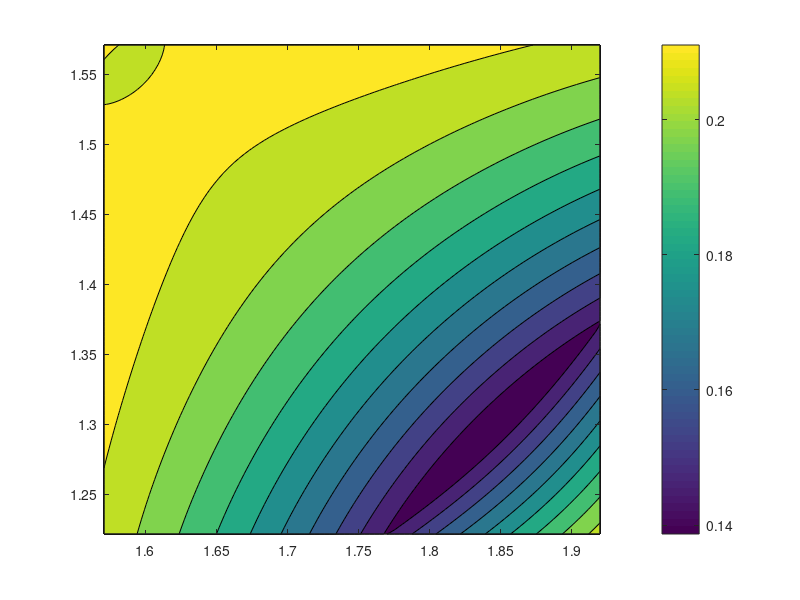
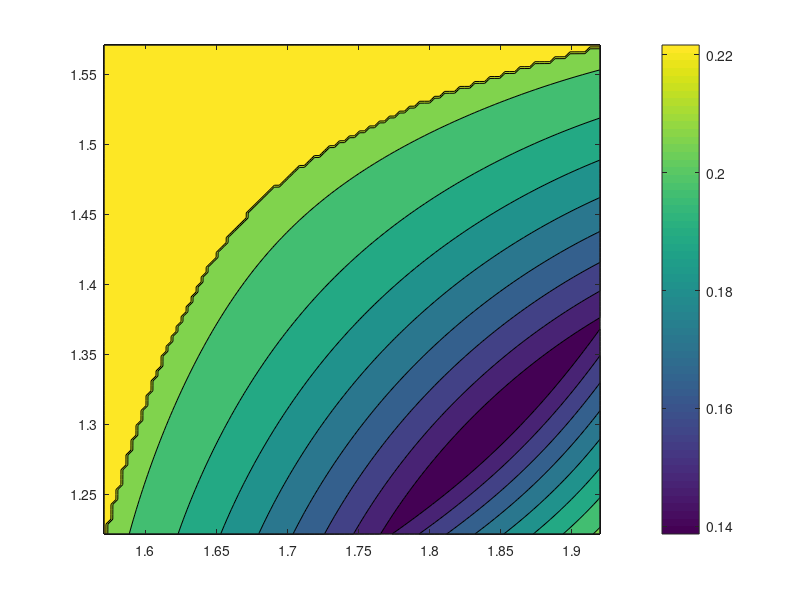

MATLAB code for these plots, in order:
d = 0.09;
l = 0.25;
m = 2.9;
me = 0.36;
pv = 0.02;
Jv = 6.4e-06;
J = 5.22e-02;
theta1s = linspace(deg2rad(90),deg2rad(110),100);
theta2s = linspace(deg2rad(70),deg2rad(90),100);
theta1_p = 0.02;
theta1_pp = 0;
theta2_p = 0;
theta2_pp = 0;
Mfin = zeros(100);
Mnorm = zeros(100);
Determinante = zeros(100);
Ms = zeros(2);
fv = 1;
hv = 1;
Knorm = zeros(100);
Maxnorm =  1.4604e+04;
Minnorm =  9.5631e+03;
alpha = (Maxnorm-Minnorm)/(Maxnorm+Minnorm);
Mcap = 2/(Maxnorm+Minnorm)*eye(2);

for i = 1:100
     hv = 1;
    for j = 1:100
        
    theta1 = theta1s(i);
    theta2 = theta2s(j);


     
Theta_pp = 0;

theta1_pp = 0;
theta2_pp = 0;

   
A1 = cos(theta1)*theta1_p^2 + sin(theta1)*theta1_pp;
A2 = cos(theta2)*theta2_p^2 + sin(theta2)*theta2_pp;
B1 = -sin(theta1)*theta1_p^2 + cos(theta1)*theta1_pp;
B2 = -sin(theta2)*theta2_p^2 + cos(theta2)*theta2_pp;


theta3 = 2*atan((sin(theta2) - sin(theta1) + ((cos(theta2) - cos(theta1) + 18/25)^2 - ((cos(theta2) - cos(theta1) + 18/25)^2/2 +...
    (sin(theta1) - sin(theta2))^2/2)^2 + (sin(theta1) - sin(theta2))^2)^(1/2))/(cos(theta2) - cos(theta1) +...
    (cos(theta2) - cos(theta1) + 18/25)^2/2 + (sin(theta1) - sin(theta2))^2/2 + 18/25));

theta4 = -2*atan((sin(theta2) - sin(theta1) + ((cos(theta2) - cos(theta1) + 18/25)^2 - ((cos(theta2) - cos(theta1) + 18/25)^2/2 + (sin(theta1) -...
    sin(theta2))^2/2)^2 + (sin(theta1) - sin(theta2))^2)^(1/2))/(cos(theta1) - cos(theta2) + (cos(theta2) - cos(theta1) + 18/25)^2/2 +...
    (sin(theta1) -sin(theta2))^2/2 - 18/25));

N13 = cos(theta4)/sin(theta4)*sin(theta1)-cos(theta1);
N23 = cos(theta2)-cos(theta4)/sin(theta4)*sin(theta2);
D13 = cos(theta3)-cos(theta4)/sin(theta4)*sin(theta3);

theta3_p = (theta1_p*(N13)+theta2_p*(N23))/D13;

N21 = sin(theta1)*(cos(theta3)/sin(theta3) - cos(theta4)/sin(theta4)) +...
    cos(theta4)/sin(theta4)*sin(theta1) - cos(theta1);
N22 = -sin(theta2)*(cos(theta3)/sin(theta3) - cos(theta4)/sin(theta4)) -...
    cos(theta4)/sin(theta4)*sin(theta2) + cos(theta2);
D2 = sin(theta4)*(cos(theta3)/sin(theta3) - cos(theta4)/sin(theta4));

theta4_p = theta1_p*(N21/D2)+ theta2_p*(N22/D2);

J34 = [N13/D13, N23/D13; N21/D2, N22/D2];

theta3_pp = (-B1 +B2 + sin(theta3)*theta3_p^2 - sin(theta4)*theta4_p^2 + cos(theta4)/sin(theta4)*(A1 - A2 + cos(theta3)*theta3_p^2 - cos(theta4)*theta4_p^2))/...
    (cos(theta3) - cos(theta4)/sin(theta4)*sin(theta3));

theta4_pp = (A1 - A2 + cos(theta3)*theta3_p^2 - cos(theta4)*theta4_p^2 + sin(theta3)*theta3_pp)/sin(theta4);

N11 = cos(theta4)/sin(theta4)*sin(theta1)-cos(theta1);
N12 = cos(theta2)-cos(theta4)/sin(theta4)*sin(theta2);
D1 = cos(theta3)-cos(theta4)/sin(theta4)*sin(theta3);

N21 = sin(theta1)*(cos(theta3)/sin(theta3) - cos(theta4)/sin(theta4)) +...
    cos(theta4)/sin(theta4)*sin(theta1) - cos(theta1);
N22 = -sin(theta2)*(cos(theta3)/sin(theta3) - cos(theta4)/sin(theta4)) -...
    cos(theta4)/sin(theta4)*sin(theta2) + cos(theta2);
D2 = sin(theta4)*(cos(theta3)/sin(theta3) - cos(theta4)/sin(theta4));

N11p =  (-1)/(sin(theta4)^2)*theta4_p*sin(theta1) + cos(theta4)/sin(theta4)*cos(theta1)*theta1_p + sin(theta1)*theta1_p;

N12p = -(-1)/(sin(theta4)^2)*theta4_p*sin(theta2) - cos(theta4)/sin(theta4)*cos(theta2)*theta2_p - sin(theta2)*theta2_p;

D1p = -sin(theta3)*theta3_p -(-1)/(sin(theta4)^2)*theta4_p*sin(theta3) - cos(theta4)/sin(theta4)*cos(theta3)*theta3_p;

N21p = cos(theta1)*theta1_p*(cos(theta3)/sin(theta3) - cos(theta4)/sin(theta4)) + sin(theta1)*((-1)/(sin(theta3)^2)*theta3_p + 1/(sin(theta4)^2)*theta4_p) + ...
    (-1)/(sin(theta4)^2)*theta4_p*sin(theta1) + cos(theta4)/sin(theta4)*cos(theta1)*theta1_p + sin(theta1)*theta1_p;

N22p = -cos(theta2)*theta2_p*(cos(theta3)/sin(theta3) - cos(theta4)/sin(theta4)) - sin(theta2)*((-1)/(sin(theta3)^2)*theta3_p + 1/(sin(theta4)^2)*theta4_p) - ...
    (-1)/(sin(theta4)^2)*theta4_p*sin(theta2) - cos(theta4)/sin(theta4)*cos(theta2)*theta2_p - sin(theta2)*theta2_p;

D2p = cos(theta4)*theta4_p*(cos(theta3)/sin(theta3) - cos(theta4)/sin(theta4)) + sin(theta4)*((-1)/(sin(theta3)^2)*theta3_p + 1/(sin(theta4)^2)*theta4_p);

J34p = [(N11p*D1 - N11*D1p)/(D1^2), (N12p*D1 - N12*D1p)/(D1^2);(N21p*D2 - N21*D2p)/(D2^2), (N22p*D2 - N22*D2p)/(D2^2)];

J1 = [-0.5*l*sin(theta1), 0;
        0.5*l*cos(theta1), 0]; 
J1p = [-0.5*l*cos(theta1)*theta1_p, 0;
       -0.5*l*sin(theta1)*theta1_p, 0];

J2 = [0, -0.5*l*sin(theta2);
       0,  0.5*l*cos(theta2)]; 
J2p = [0, -0.5*l*cos(theta2)*theta2_p;
       0, -0.5*l*sin(theta2)*theta2_p];

J3 = [ -l*(sin(theta1)+0.5*sin(theta3)*J34(1,1)), -l*(0.5*sin(theta3)*J34(1,2));
        l*(cos(theta1)+0.5*cos(theta3)*J34(1,1)),  l*(0.5*cos(theta3)*J34(1,2))];
J3p = [ -l*(cos(theta1)*theta1_p+0.5*cos(theta3)*theta3_p*J34(1,1)+0.5*sin(theta3)*J34p(1,1)), -l*(0.5*cos(theta3)*theta3_p*J34(1,2)+0.5*sin(theta3)*J34p(1,2));
        l*(-sin(theta1)*theta1_p-0.5*sin(theta3)*theta3_p*J34(1,1)+0.5*cos(theta3)*J34p(1,1)), l*(-0.5*sin(theta3)*theta3_p*J34(1,2)+0.5*cos(theta3)*J34p(1,2))];

J4 = [ -l*0.5*sin(theta4)*J34(2,1), -l*(sin(theta2)+0.5*sin(theta4)*J34(2,2));
         l*0.5*cos(theta4)*J34(2,1),  l*(cos(theta2)+0.5*cos(theta4)*J34(2,2))];
J4p = [ -l*(0.5*cos(theta4)*theta4_p*J34(2,1)+0.5*sin(theta4)*J34p(2,1)), -l*(cos(theta2)*theta2_p+0.5*cos(theta4)*theta4_p*J34(2,2)+0.5*sin(theta4)*J34p(2,2));
        l*(-0.5*sin(theta4)*theta4_p*J34(2,1)+0.5*cos(theta4)*J34p(2,1)), l*(-sin(theta2)*theta2_p-0.5*sin(theta4)*theta4_p*J34(2,2)+0.5*cos(theta4)*J34p(2,2))];

JE = [ -l*(sin(theta1)+sin(theta3)*J34(1,1)), -l*(sin(theta3)*J34(1,2));
        l*(cos(theta1)+cos(theta3)*J34(1,1)),  l*(cos(theta3)*J34(1,2))];
JEp = [ -l*(cos(theta1)*theta1_p+cos(theta3)*theta3_p*J34(1,1)+sin(theta3)*J34p(1,1)), -l*(cos(theta3)*theta3_p*J34(1,2)+sin(theta3)*J34p(1,2));
        l*(-sin(theta1)*theta1_p-sin(theta3)*theta3_p*J34(1,1)+cos(theta3)*J34p(1,1)), l*(-sin(theta3)*theta3_p*J34(1,2)+cos(theta3)*J34p(1,2))];
  
  
M = (J*eye(2) + m*(J1')*J1 + m*(J2')*J2 + J*(J34')*J34 + m*(J3')*J3 + m*(J4')*J4 + me*(JE')*JE);
K = (m*(J1')*J1p + m*(J2')*J2p + J*(J34')*J34p + m*(J3')*J3p + m*(J4')*J4p + me*(JE')*JEp);
Jm = [1.7e-05, 0; 0, 1.7e-05];
Jtrasm = [1/64, 0; 0, 1/64];
Thetam_pp = Jtrasm^-1*[theta1_pp; theta2_pp];
Thetam_p = Jtrasm^-1*[theta1_p; theta2_p];


Mm = (M*(Jtrasm)^2 + Jm);
Mnorm(i,j) = norm(((Mm)^-1),Inf);

Mfin(i,j) = norm(Mm^-1*Mcap-eye(2));
Km = (K*(Jtrasm)^2);
Knorm(i,j) = norm(Km^-1);
Cm = Mm*Thetam_pp  +  Km*Thetam_p;

if i == 1 && j == 1
    Ms = Mm;
end
% Mm_ = Jm;
% DMm = Mm-Jm;
% D = DMm*Thetam_pp + Km*Thetam_p;
% Aol = [zeros(2,2) eye(2,2); zeros(2,2), zeros(2,2)];
% Bt = [zeros(2,2); Mm_^-1];
% Acl = Aol - Bt*[Kp Kd];
     hv = hv+2;
    end
     fv = fv+2;
end

[xsgrid, ysgrid] = meshgrid(theta1s,theta2s);
contourf(xsgrid,ysgrid,Mfin);
colorbar

figure
Mfin(Mfin>alpha) = 0.23;
contourf(xsgrid,ysgrid,Mfin);
colorbar
% figure
% contourf(xsgrid,ysgrid,Determinante);
% colorbar



% for i=1:200
%     for j = 1:200
%         Mset = Mfin(i:i+1, j:j+1);
%         if chol(Mset)
%            
%         else
%             formatSpec = 'True';
%            fprintf(formatSpec)
%         end
%         j = j+2;
%     end
%     i = i+2;
% end
%         